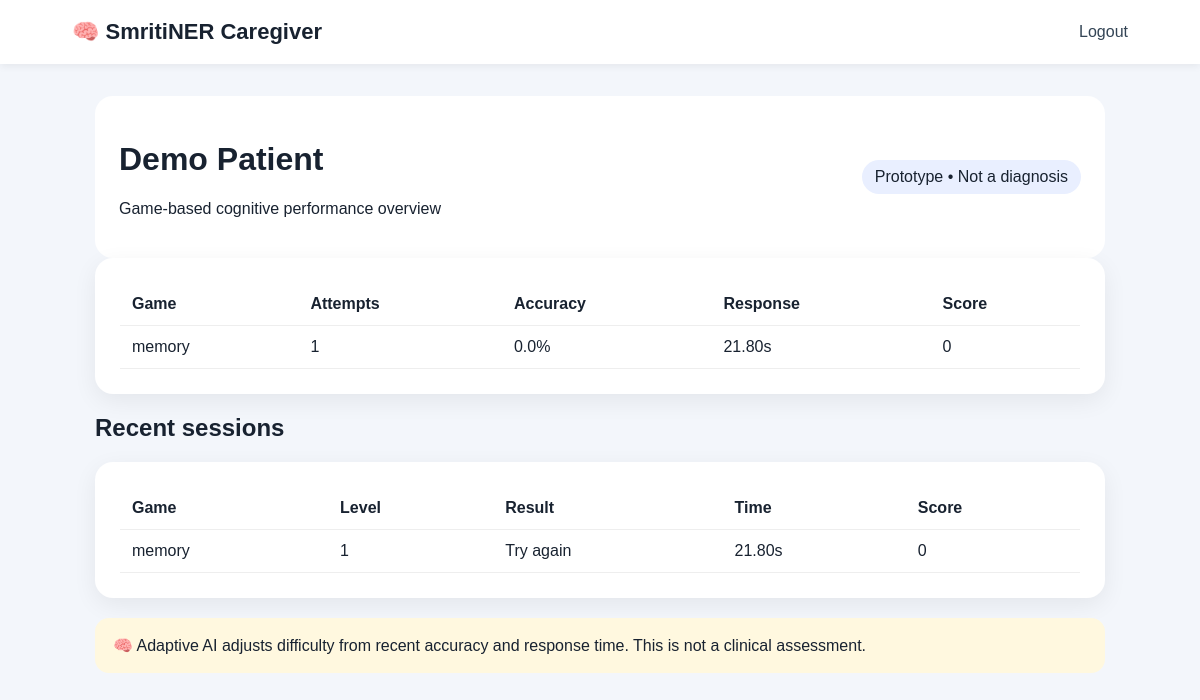
/caregiver (signed in), run on the app's committed database.
### tables this page shows
CREATE TABLE users(id INTEGER PRIMARY KEY,username TEXT UNIQUE,password TEXT,name TEXT,role TEXT,language TEXT DEFAULT 'English');

CREATE TABLE attempts(id INTEGER PRIMARY KEY AUTOINCREMENT,user_id INTEGER,game TEXT,level INTEGER,correct INTEGER,response_time REAL,score INTEGER,created TEXT);

### app.py (the view)
@app.get('/caregiver',response_class=HTMLResponse)
def caregiver(request:Request):
 u=user(request)
 if not u:return RedirectResponse('/login')
 c=conn();p=c.execute("SELECT * FROM users WHERE role='patient' LIMIT 1").fetchone();a=c.execute('SELECT game,COUNT(*) n,AVG(correct)*100 acc,AVG(response_time) rt,SUM(score) score FROM attempts WHERE user_id=? GROUP BY game',(p['id'],)).fetchall();recent=c.execute('SELECT game,level,correct,response_time,score,created FROM attempts WHERE user_id=? ORDER BY id DESC LIMIT 15',(p['id'],)).fetchall();c.close();return templates.TemplateResponse(request=request,name='caregiver.html',context={'request':request,'patient':p,'attempts':a,'recent':recent})

### templates/caregiver.html
<!doctype html><html><head><link rel="stylesheet" href="/static/style.css"><title>Caregiver</title></head><body><header><b>🧠 SmritiNER Caregiver</b><a href="/logout">Logout</a></header><main><div class="hero"><div><h1>{{patient['name']}}</h1><p>Game-based cognitive performance overview</p></div><span class="pill">Prototype • Not a diagnosis</span></div><div class="card table"><table><tr><th>Game</th><th>Attempts</th><th>Accuracy</th><th>Response</th><th>Score</th></tr>{% for a in attempts %}<tr><td>{{a['game']}}</td><td>{{a['n']}}</td><td>{{'%.1f'|format(a['acc'])}}%</td><td>{{'%.2f'|format(a['rt'])}}s</td><td>{{a['score']}}</td></tr>{% endfor %}</table></div><h2>Recent sessions</h2><div class="card table"><table><tr><th>Game</th><th>Level</th><th>Result</th><th>Time</th><th>Score</th></tr>{% for r in recent %}<tr><td>{{r['game']}}</td><td>{{r['level']}}</td><td>{{'Correct' if r['correct'] else 'Try again'}}</td><td>{{'%.2f'|format(r['response_time'])}}s</td><td>{{r['score']}}</td></tr>{% endfor %}</table></div><div class="notice">🧠 Adaptive AI adjusts difficulty from recent accuracy and response time. This is not a clinical assessment.</div></main></body></html>

### static/style.css (style rules this page uses)
* { box-sizing:border-box }
body { margin:0;font-family:Arial,sans-serif;background:#f3f6fb;color:#182230 }
header { height:64px;background:white;padding:0 6%;display:flex;align-items:center;justify-content:space-between;box-shadow:0 2px 8px #0001 }
header b { font-size:22px }
header a { color:#345;text-decoration:none }
main { max-width:1050px;margin:32px auto;padding:0 20px }
.card,.gamepage .card { background:white;border-radius:18px;padding:25px;box-shadow:0 7px 25px #0001 }
.hero { background:white;padding:24px;border-radius:18px;display:flex;justify-content:space-between;align-items:center }
.pill { display:inline-block;background:#e9efff;padding:8px 13px;border-radius:20px }
.notice { background:#fff8df;padding:18px;border-radius:14px;margin-top:20px }
.table { overflow:auto }
table { width:100%;border-collapse:collapse }
th,td { text-align:left;padding:12px;border-bottom:1px solid #eee }

### data on the page
users: name "Demo Patient"
attempts: game "memory", n "1", acc "0.0", rt "21.80", score "0", level "1", correct "Try again", response_time "21.80"
